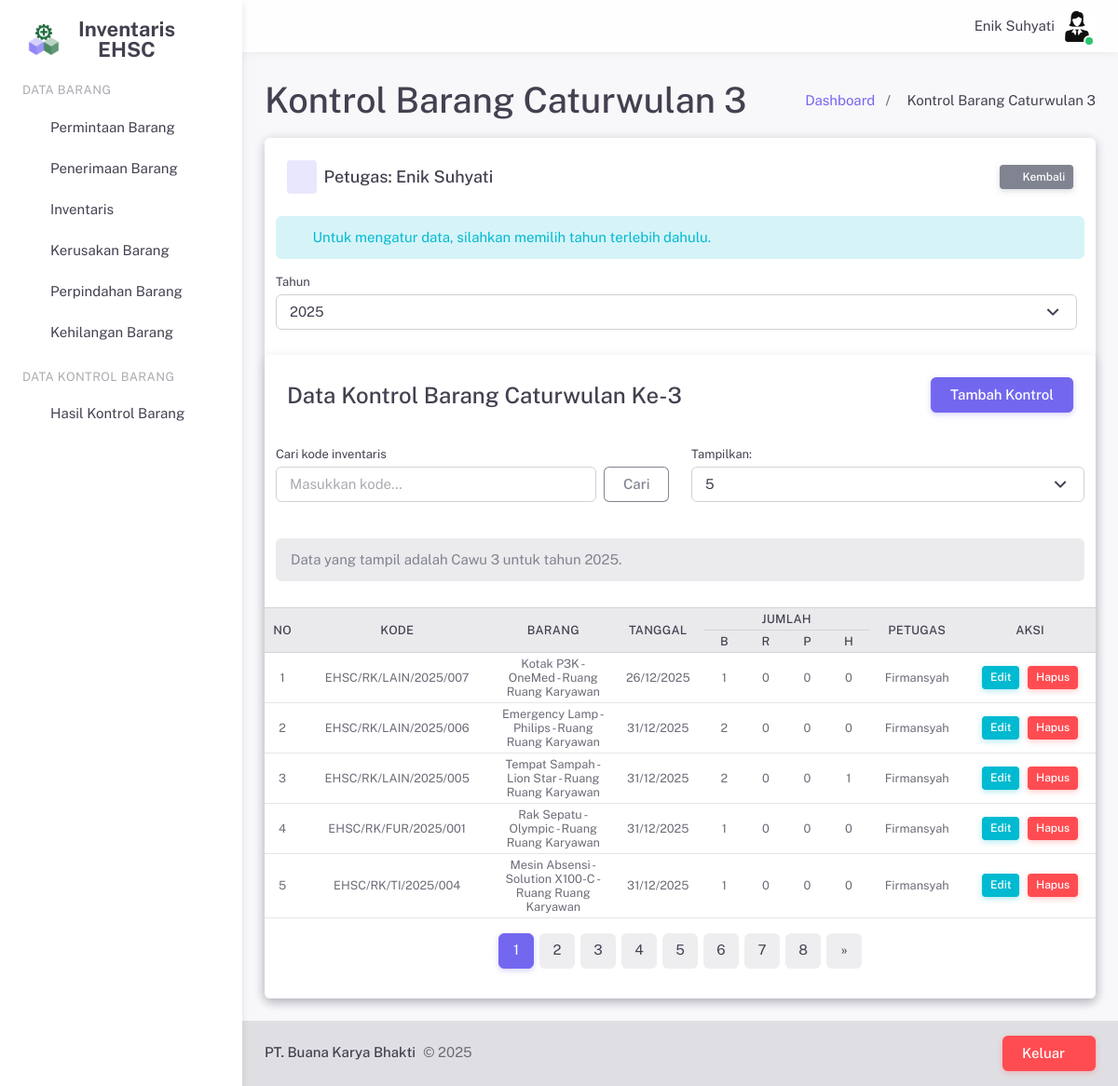
Page /pages/kontrolBarangCawuTiga.php (signed in) on the committed database.
### tables this page shows
CREATE TABLE `user` (
  `id_user` int(11) NOT NULL,
  `nama` varchar(255) NOT NULL,
  `username` varchar(255) NOT NULL,
  `password` varchar(255) NOT NULL,
  `email` varchar(255) NOT NULL,
  `jabatan` varchar(255) NOT NULL,
  `foto` varchar(255) NOT NULL,
  `hak_akses` int(11) NOT NULL
);

CREATE TABLE `kontrol_barang_cawu_tiga` (
  `id_kontrol_barang_cawu_tiga` int(11) NOT NULL,
  `id_user` int(11) NOT NULL,
  `id_inventaris` int(11) NOT NULL,
  `tanggal_kontrol` date NOT NULL,
  `tahun_kontrol` int(11) NOT NULL,
  `jumlah_baik` int(11) NOT NULL,
  `jumlah_rusak` int(11) NOT NULL,
  `jumlah_pindah` int(11) NOT NULL,
  `jumlah_hilang` int(11) NOT NULL
);

CREATE TABLE `inventaris` (
  `id_inventaris` int(11) NOT NULL,
  `kode_inventaris` varchar(255) NOT NULL,
  `nama_barang` varchar(255) NOT NULL,
  `merk` varchar(255) NOT NULL,
  `id_penerimaan` int(11) DEFAULT NULL,
  `id_departemen` int(11) NOT NULL,
  `id_ruangan` int(11) NOT NULL,
  `id_kategori` int(11) NOT NULL,
  `tanggal_perolehan` date NOT NULL,
  `jumlah_awal` int(11) NOT NULL,
  `jumlah_akhir` int(11) NOT NULL,
  `satuan` varchar(20) NOT NULL,
  `sumber_inventaris` varchar(25) NOT NULL
);

CREATE TABLE `ruangan` (
  `id_ruangan` int(11) NOT NULL,
  `kode_ruangan` varchar(10) NOT NULL,
  `nama_ruangan` varchar(25) NOT NULL
);

### pages/kontrolBarangCawuTiga.php (the view, shortened to what the rows shown need)
<?php
require('../server/sessionHandler.php');
require_once('../server/configDB.php');
require('../server/crudKontrolBarangCawuTiga.php');
require('../layouts/header.php');
?>
<div class="layout-wrapper layout-content-navbar">
    <div class="layout-container">
        <div class="layout-page">
            <?php require('../layouts/navbar.php'); ?>
            <div class="content-wrapper">
                <div class="container-xxl flex-grow-1 container-p-y">
                    <div class="d-flex justify-content-between align-items-center mb-2">
                        <div>
                            <h2 class="mb-1">Kontrol Barang Caturwulan 3</h2>
                        </div>
                    </div>
                    <div class="card">
                        <div class="card">
                            <div class="card">
                                <div class="table-responsive text-nowrap">
                                    <table class="table table-hover table-sm">
                                        <thead class="table-light">
                                            <tr>
                                                <th rowspan="2" class="text-center align-middle w-30px">No</th>
                                                <th rowspan="2" class="text-center align-middle w-80px">Kode</th>
                                                <th rowspan="2" class="text-center align-middle w-100px">Barang</th>
                                                <th rowspan="2" class="text-center align-middle w-70px">Tanggal</th>
                                                <th colspan="4" class="text-center align-middle w-140px">Jumlah</th>
                                                <th rowspan="2" class="text-center align-middle w-80px">Petugas</th>
                                                <th rowspan="2" class="text-center align-middle w-100px">Aksi</th>
                                            </tr>
                                            <tr>
                                                <th class="text-center align-middle status-cell">B</th>
                                                <th class="text-center align-middle status-cell">R</th>
                                                <th class="text-center align-middle status-cell">P</th>
                                                <th class="text-center align-middle status-cell">H</th>
                                            </tr>
                                        </thead>
                                        <tbody>
                                            <?php
                                            if ($totalRows > 0) {
                                                $no = $offset + 1;
                                                while ($row = mysqli_fetch_assoc($result)) {
                                                    $tampil_nama_merk_ruangan = $row['nama_barang'] . ' - ' . $row['merk'] . ' - Ruang ' . $row['nama_ruangan'];
                                            ?>
                                            <tr>
                                                <td class="text-center align-middle"><?php echo $no++; ?></td>
                                                <td class="text-center align-middle">
                                                    <?php echo $row['kode_inventaris']; ?>
                                                </td>
                                                <td class="text-center align-middle">
                                                    <?php echo $tampil_nama_merk_ruangan; ?>
                                                </td>
                                                <td class="text-center align-middle">
                                                    <?php echo date('d/m/Y', strtotime($row['tanggal_kontrol'])); ?>
                                                </td>
                                                <td class="text-center align-middle">
                                                    <?php echo $row['jumlah_baik']; ?>
                                                </td>
                                                <td class="text-center align-middle">
                                                    <?php echo $row['jumlah_rusak']; ?>
                                                </td>
                                                <td class="text-center align-middle">
                                                    <?php echo $row['jumlah_pindah']; ?>
                                                </td>
                                                <td class="text-center align-middle">
                                                    <?php echo $row['jumlah_hilang']; ?>
                                                </td>
                                                <td class="text-center align-middle">
                                                    <?php echo $row['nama_petugas']; ?>
                                                </td>
                                                <td class="align-middle">
                                                    <div class="d-flex gap-2 justify-content-center">
                                                        <button type="button" class="btn btn-info btn-sm"
                                                            data-bs-toggle="modal"
                                                            data-bs-target="#editModal<?php echo $row['id_kontrol_barang_cawu_tiga']; ?>">
                                                            Edit
                                                        </button>
                                                        <button type="button" class="btn btn-danger btn-sm"
                                                            data-bs-toggle="modal"
                                                            data-bs-target="#deleteModal<?php echo $row['id_kontrol_barang_cawu_tiga']; ?>">
                                                            Hapus
                                                        </button>
                                                    </div>
                                                </td>
                                            </tr>
                                            <?php
                                        }
                                            } ?>
                                        </tbody>
                                    </table>
                                </div>
                            </div>
                        </div>
                    </div>
                </div>
            </div>
        </div>
    </div>
</div>

### layouts/navbar.php (shortened to what the rows shown need)
<?php
require_once('../server/configDB.php');
$query = mysqli_query($conn, "SELECT nama, jabatan, foto FROM user WHERE id_user='$id_user'");
$user = mysqli_fetch_array($query);
$photo_path = "../upload/user/" . $user['foto'];
?>
<nav class="layout-navbar navbar navbar-expand-xl align-items-center bg-navbar-theme" id="layout-navbar">
    <div class="container-xxl">
        <div class="navbar-nav-right d-flex align-items-center" id="navbar-collapse">
            <ul class="navbar-nav flex-row align-items-center ms-auto">
                <span class="ms-2 m-1"><?php echo $user['nama']; ?></span>
                <li class="nav-item navbar-dropdown dropdown-user dropdown">
                    <a class="nav-link dropdown-toggle hide-arrow p-0" data-bs-toggle="dropdown">
                        <div class="avatar avatar-online">
                            <img src="<?php echo $photo_path; ?>" alt class="rounded-circle" />
                        </div>
                    </a>
                </li>
            </ul>
        </div>
</nav>

### rows in the picture
user: nama "Enik Suhyati", foto (picture)
kontrol_barang_cawu_tiga: id_inventaris.kode_inventaris "EHSC/RK/LAIN/2025/007", id_inventaris.nama_ruangan "Kotak P3K - OneMed - Ruang Ruang Karyawan", tanggal_kontrol "26/12/2025", jumlah_baik "1", jumlah_rusak "0", jumlah_pindah "0", jumlah_hilang "0", id_user.nama "Firmansyah"
kontrol_barang_cawu_tiga: id_inventaris.kode_inventaris "EHSC/RK/LAIN/2025/006", id_inventaris.nama_ruangan "Emergency Lamp - Philips - Ruang Ruang Karyawan", tanggal_kontrol "31/12/2025", jumlah_baik "2", jumlah_rusak "0", jumlah_pindah "0", jumlah_hilang "0", id_user.nama "Firmansyah"
kontrol_barang_cawu_tiga: id_inventaris.kode_inventaris "EHSC/RK/LAIN/2025/005", id_inventaris.nama_ruangan "Tempat Sampah - Lion Star - Ruang Ruang Karyawan", tanggal_kontrol "31/12/2025", jumlah_baik "2", jumlah_rusak "0", jumlah_pindah "0", jumlah_hilang "1", id_user.nama "Firmansyah"
kontrol_barang_cawu_tiga: id_inventaris.kode_inventaris "EHSC/RK/FUR/2025/001", id_inventaris.nama_ruangan "Rak Sepatu - Olympic - Ruang Ruang Karyawan", tanggal_kontrol "31/12/2025", jumlah_baik "1", jumlah_rusak "0", jumlah_pindah "0", jumlah_hilang "0", id_user.nama "Firmansyah"
kontrol_barang_cawu_tiga: id_inventaris.kode_inventaris "EHSC/RK/TI/2025/004", id_inventaris.nama_ruangan "Mesin Absensi - Solution X100-C - Ruang Ruang Karyawan", tanggal_kontrol "31/12/2025", jumlah_baik "1", jumlah_rusak "0", jumlah_pindah "0", jumlah_hilang "0", id_user.nama "Firmansyah"

### other values in the picture
$_SESSION['nama'] "Enik Suhyati"
$tahun "2025"
form field year "2025"
form field limit "5"
